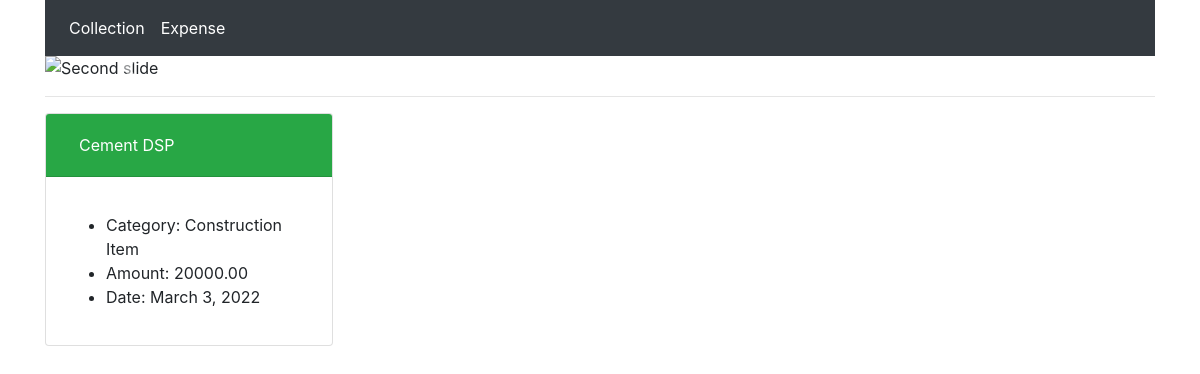
Page /expense/detail/6 on the committed database.
### expense/models.py (models this page shows, shortened)
class Expense(models.Model):
    item_name = models.CharField(null=True, blank=True, max_length=200)
    item_amount = models.DecimalField(null=True, decimal_places=2, max_digits=10)
    item_category = models.CharField(null=True, blank=True, max_length=200)
    expense_date = models.DateField()

### expense/views.py (the view)
# urls.py: path("detail/<pk>", ExpenseDetailView.as_view(), name="expense_detail"),
class ExpenseDetailView(DetailView):
    model = Expense

### templates/expense/expense_detail.html
{% extends "expense/expense_base.html" %}
{% block content %}
<div class="card" style="max-width: 18rem;">
    <div class="card-header bg-success text-white mb-3">
        <button class="btn btn-link text-white" data-toggle="collapse" data-target="#b1">
            {{ object.item_name}}
        </button>
    </div>
    <div id="b1" class="card-body collapse show">
        <ul>
            <li>
                Category: {{object.item_category}}
            </li>
            <li>
                Amount: {{object.item_amount}}
            </li>
            <li>
                Date: {{object.expense_date}}
            </li>
        </ul>
    </div>
</div>
{% endblock %}

### rows in the picture
Expense: item_name "Cement DSP", item_category "Construction Item", item_amount "20000.00", expense_date "March 3, 2022"
